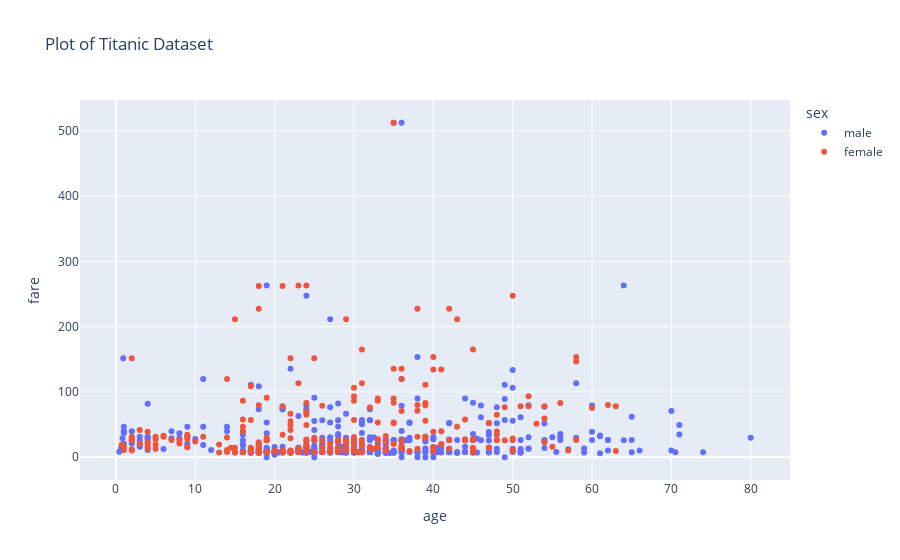

Notebook source saved alongside this figure:
### Code cell
# create a scatter plot
fig = px.scatter(df, x='age', y='fare', color='sex', title='Plot of Titanic Dataset')
fig.show()

# # save the plot in png file
# fig.write_image("./plots/01_barplot.png")

# # save as stand alone html file 
# fig.write_html("./plots/01_barplot.html")

### Figure 1 — Plotly figure (JSON) as saved in the notebook; plotly's stock layout.template omitted (floating-point values rounded to 4 significant figures; data arrays with more than 128 entries replaced by an {"elided": "..."} marker saying what was removed)
{"data": [{"hovertemplate": "sex=male<br>age=%{x}<br>fare=%{y}<extra></extra>", "legendgroup": "male", "marker": {"color": "#636efa", "symbol": "circle"}, "mode": "markers", "name": "male", "orientation": "v", "showlegend": true, "type": "scatter", "x": {"elided": "577 float values"}, "xaxis": "x", "y": {"elided": "577 float values"}, "yaxis": "y"}, {"hovertemplate": "sex=female<br>age=%{x}<br>fare=%{y}<extra></extra>", "legendgroup": "female", "marker": {"color": "#EF553B", "symbol": "circle"}, "mode": "markers", "name": "female", "orientation": "v", "showlegend": true, "type": "scatter", "x": {"elided": "314 float values"}, "xaxis": "x", "y": {"elided": "314 float values"}, "yaxis": "y"}], "layout": {"legend": {"title": {"text": "sex"}, "tracegroupgap": 0}, "title": {"text": "Plot of Titanic Dataset"}, "xaxis": {"anchor": "y", "domain": [0, 1], "title": {"text": "age"}}, "yaxis": {"anchor": "x", "domain": [0, 1], "title": {"text": "fare"}}}}
